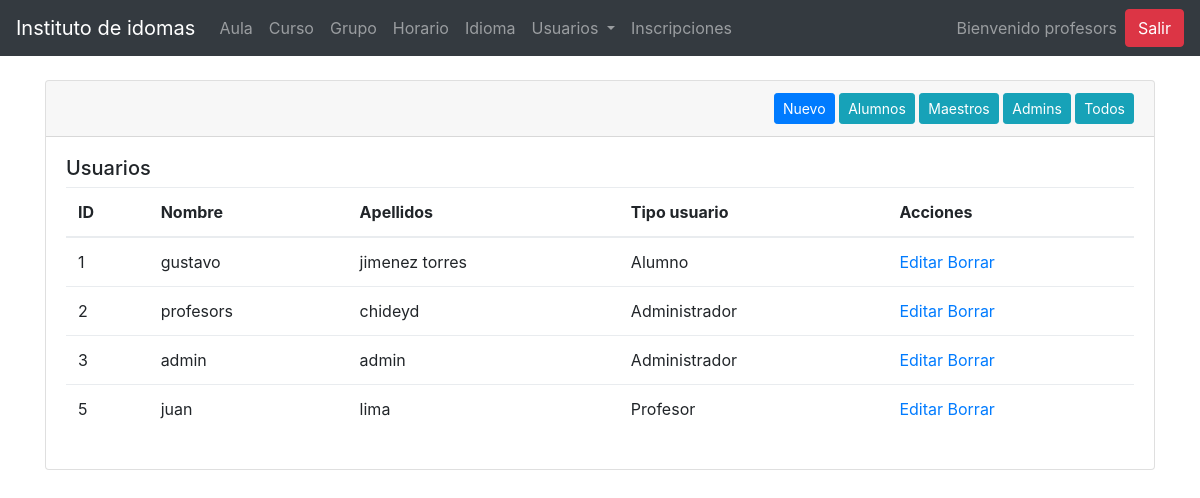
Screenshot of /?page=adm-usuario (signed in) with the database file from the repository.
### tables this page shows
CREATE TABLE `usuario` (
  `id` int(11) NOT NULL AUTO_INCREMENT,
  `correo` varchar(45) NOT NULL,
  `contrasena` varchar(45) NOT NULL,
  `nombre` varchar(45) NOT NULL,
  `apellidos` varchar(45) NOT NULL,
  `telefono` varchar(45) DEFAULT NULL,
  `domicilio` varchar(45) DEFAULT NULL,
  `tipo_usuario_id` int(11) NOT NULL,
  PRIMARY KEY (`id`),
  KEY `fktipousuario_idx` (`tipo_usuario_id`) USING BTREE,
  CONSTRAINT `fktipousuario` FOREIGN KEY (`tipo_usuario_id`) REFERENCES `tipo_usuario` (`id`) ON DELETE CASCADE ON UPDATE CASCADE
);

CREATE TABLE `tipo_usuario` (
  `id` int(11) NOT NULL AUTO_INCREMENT,
  `tipo` varchar(45) NOT NULL,
  PRIMARY KEY (`id`)
);

### directorios.php (called while the page is built, shortened)
<?php
$recursos_bs_css = "recursos\\css\\bootstrap.min.css";

### controllers/admin/usuarioController.php (called while the page is built, shortened)
<?php
if ($_POST) {
    include '../../models/Conexion.php';
    if ($_POST['tipo'] != 'borrar') {
        $nombre = $_POST['nombre'];
        $apellidos = $_POST['apellidos'];
        $correo = $_POST['correo'];
        $pass = $_POST['pass'];
        $tel = $_POST['tel'];
        $domicilio = $_POST['domicilio'];
        $tipo_user = $_POST['tipo_usuario'];
    }
    if ($_POST['tipo'] == 'registro') {
        $sql = "INSERT INTO usuario(correo,contrasena,nombre,apellidos,telefono,domicilio,tipo_usuario_id)
                VALUES ('$correo','$pass','$nombre','$apellidos','$tel','$domicilio','$tipo_user')";
        $query = $pdo->exec($sql);
        header("location:../../?page=adm-usuario");
    } elseif ($_POST['tipo'] == 'actualizar') {
        $id = $_POST['aula'];
        $sql = "UPDATE usuario
                SET
                correo='$correo',
                contrasena='$pass',
                nombre='$nombre',
                apellidos='$apellidos',
                telefono='$tel',
                domicilio='$domicilio',
                tipo_usuario_id='$tipo_user'
                WHERE id=$id";
        $query = $pdo->exec($sql);
        header("location:../../?page=adm-usuario-editar&id=$id");
    } elseif ($_POST['tipo'] == 'borrar') {
        $aula = $_POST['aula'];
        $sql = "DELETE FROM usuario WHERE id = $aula";
        $query = $pdo->exec($sql);
        header("location:../../?page=adm-usuario");
    }
} else {
    include 'models/Conexion.php';
    $sql = "SELECT * FROM tipo_usuario";
    if (isset($_GET['filtro'])) {
        if ($_GET['filtro'] == 'admins') {
            $sql = "SELECT
                tipo_usuario.tipo,
                usuario.id,
                usuario.correo,
                usuario.contrasena,
                usuario.nombre,
                usuario.apellidos,
                usuario.telefono,
                usuario.domicilio
                FROM
                usuario
                INNER JOIN tipo_usuario ON usuario.tipo_usuario_id = tipo_usuario.id
                WHERE tipo_usuario_id=3";
        } elseif ($_GET['filtro'] == 'maestros') {
            $sql = "SELECT
                tipo_usuario.tipo,
                usuario.id,
                usuario.correo,
                usuario.contrasena,
                usuario.nombre,
                usuario.apellidos,
                usuario.telefono,
                usuario.domicilio
                FROM
                usuario
                INNER JOIN tipo_usuario ON usuario.tipo_usuario_id = tipo_usuario.id
                WHERE tipo_usuario_id=2";
        } elseif ($_GET['filtro'] == 'alumnos') {
            $sql = "SELECT
                tipo_usuario.tipo,
                usuario.id,
                usuario.correo,
                usuario.contrasena,
                usuario.nombre,
                usuario.apellidos,
                usuario.telefono,
                usuario.domicilio
                FROM
                usuario
                INNER JOIN tipo_usuario ON usuario.tipo_usuario_id = tipo_usuario.id
                WHERE tipo_usuario_id=1";
        }
    } else {
        $sql = "SELECT
                tipo_usuario.tipo,
                usuario.id,
                usuario.correo,
                usuario.contrasena,
                usuario.nombre,
                usuario.apellidos,
                usuario.telefono,
                usuario.domicilio
                FROM
                usuario
                INNER JOIN tipo_usuario ON usuario.tipo_usuario_id = tipo_usuario.id";
    }
    $usuarios = $pdo->query($sql);
}

### views/cpanel/admin/usuario.php (the view, shortened to what this page needs)
<?php require_once 'controllers/admin/usuarioController.php' ?>
<?php include $templates_header ?>
    <body>
<?php include $templates_navbar_adm ?>
    <br>
    <div class="container">
        <div class="row">
            <div class="col-md-12">
                <div class="card">
                    <div class="card-header text-right">
                        <button class="btn btn-sm btn-primary" data-toggle="modal" data-target="#exampleModal">Nuevo
                        </button>
                        <a href="?page=adm-usuario&filtro=alumnos" class="btn btn-sm btn-info">Alumnos</a>
                        <a href="?page=adm-usuario&filtro=maestros" class="btn btn-sm btn-info">Maestros</a>
                        <a href="?page=adm-usuario&filtro=admins" class="btn btn-sm btn-info">Admins</a>
                        <a href="?page=adm-usuario" class="btn btn-sm btn-info">Todos</a>
                    </div>
                    <div class="card-body">
                        <h5>Usuarios</h5>
                        <table class="table" ng-controller="aulaController">
                            <thead>
                            <tr>
                                <th>ID</th>
                                <th>Nombre</th>
                                <th>Apellidos</th>
                                <th>Tipo usuario</th>
                                <th>Acciones</th>
                            </tr>
                            </thead>
                            <tbody>
                            <?php
                            foreach ($usuarios as $row) {
                                echo "<tr>";
                                echo "<td>$row[id]</td>";
                                echo "<td>$row[nombre]</td>";
                                echo "<td>$row[apellidos]</td>";
                                echo "<td>$row[tipo]</td>";
                                echo "<td>
                                            <a href='?page=adm-usuario-editar&id=$row[id]'>Editar</a>
                                            <a href='$row[id]' data-toggle='modal' data-target='#deleteModal' class='linkborrar'>Borrar</a>
                                          </td>";
                                echo "</tr>";
                            }
                            ?>
                            </tbody>
                        </table>
                    </div>
                </div>
            </div>
        </div>
        <br>
    </div>
<?php include $templates_footer_adm ?>

### index.php (shortened to what this page needs)
<?php
include "directorios.php";
if (isset($_GET["page"])) {
    switch ($_GET['page']) {
        case 'adm-usuario':
            include 'views/cpanel/admin/usuario.php';
            break;
    }
} else {
    include 'views/home/inicio.php';
}

### views/template/header.php (shortened to what this page needs)
<!DOCTYPE html>
<html lang="es">
<head>
    <link rel="stylesheet" href=<?php echo $recursos_bs_css ?>>
</head>

### views/template/navbar_adm.php (shortened to what this page needs)
<nav class="navbar navbar-expand-lg navbar-dark bg-dark">
    <a class="navbar-brand" href="#">Instituto de idomas</a>
    <div class="collapse navbar-collapse" id="navbarSupportedContent">
        <ul class="navbar-nav mr-auto">
            <li class="nav-item">
                <a class="nav-link" href="?page=adm-aula">Aula <span class="sr-only">(current)</span></a>
            </li>
            <li class="nav-item">
                <a class="nav-link" href="?page=adm-curso">Curso</a>
            </li>
            <li class="nav-item">
                <a class="nav-link" href="?page=adm-grupo">Grupo</a>
            </li>
            <li class="nav-item">
                <a class="nav-link" href="?page=adm-horario">Horario</a>
            </li>
            <li class="nav-item">
                <a class="nav-link" href="?page=adm-idioma">Idioma</a>
            </li>
            <li class="nav-item dropdown">
                <a class="nav-link dropdown-toggle" href="#" id="navbarDropdown" role="button" data-toggle="dropdown"
                   aria-haspopup="true" aria-expanded="false">
                    Usuarios
                </a>
            </li>
            <li class="nav-item">
                <a class="nav-link" href="?page=adm-inscripcion">Inscripciones</a>
            </li>
        </ul>
        <span class="navbar-text">Bienvenido <?= $_SESSION['usuario']->nombre ?></span>
        <a href="controllers/admin/logoutController.php" class="btn btn-danger ml-2">Salir</a>
    </div>
</nav>

### views/template/footer_adm.php (shortened to what this page needs)
</body>
</html>

### rows the page displays
usuario: id "1", nombre "gustavo", apellidos "jimenez torres", tipo_usuario.tipo "Alumno"
usuario: id "2", nombre "profesors", apellidos "chideyd", tipo_usuario.tipo "Administrador"
usuario: id "3", nombre "admin", apellidos "admin", tipo_usuario.tipo "Administrador"
usuario: id "5", nombre "juan", apellidos "lima", tipo_usuario.tipo "Profesor"

### other values shown
$_SESSION['usuario']->nombre "profesors"
